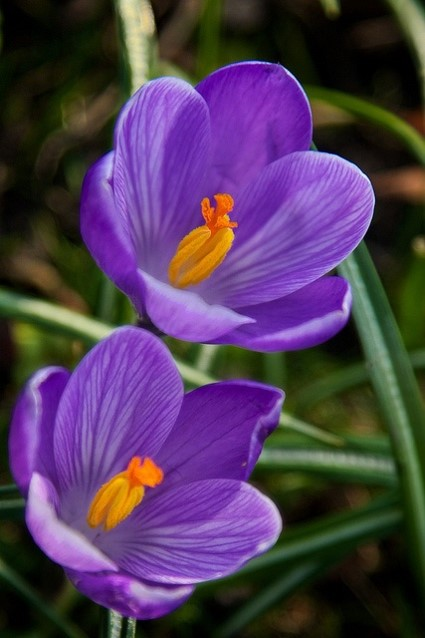
%> input picture images-common-in/bflower.jpg, 425 x 638 px
$ octave --eval "result = L0Smoothing(imread('../images-common-in/bflower.jpg'));"   (GNU Octave 9; MATLAB toolbox functions it lacks are replaced by stand-ins)
%> lines starting %> are read from the running program, lines starting %| are printed output that depends on the picture; in (x1, y1, x2, y2) boxes, pixels count from 0 and x2, y2 are one past the last pixel; in counts of white or black regions, pixels touching at a corner belong together; the program's own positions count from 1
%   Distribution code Version 1.0 -- 09/23/2011 by Jiaya Jia Copyright 2011, The Chinese University of Hong Kong.
%
%   The Code is created based on the method described in the following paper
%   [1] "Image Smoothing via L0 Gradient Minimization", Li Xu, Cewu Lu, Yi Xu, Jiaya Jia, ACM Transactions on Graphics,
%   (SIGGRAPH Asia 2011), 2011.
%
%   The code and the algorithm are for non-comercial use only.


function S = L0Smoothing(Im, lambda, kappa)
%L0Smooth - Image Smoothing via L0 Gradient Minimization
%   S = L0Smooth(Im, lambda, kappa) performs L0 graidient smoothing of input
%   image Im, with smoothness weight lambda and rate kappa.
%
%   Paras:
%   @Im    : Input UINT8 image, both grayscale and color images are acceptable.
%   @lambda: Smoothing parameter controlling the degree of smooth. (See [1])
%            Typically it is within the range [1e-3, 1e-1], 2e-2 by default.
%   @kappa : Parameter that controls the rate. (See [1])
%            Small kappa results in more iteratioins and with sharper edges.
%            We select kappa in (1, 2].
%            kappa = 2 is suggested for natural images.
%
%   Example
%   ==========
%   Im  = imread('pflower.jpg');
%   S  = L0Smooth(Im); % Default Parameters (lambda = 2e-2, kappa = 2)
%   figure, imshow(Im), figure, imshow(S);


if ~exist('kappa','var')
    kappa = 2.0;
end
if ~exist('lambda','var')
    lambda = 2e-2;
end
S = im2double(Im);
betamax = 1e5;
fx = [1, -1];
fy = [1; -1];
[N,M,D] = size(Im);
%> N = 638; M = 425; D = 3
sizeI2D = [N,M];
%> sizeI2D = [638 425]
otfFx = psf2otf(fx,sizeI2D);
otfFy = psf2otf(fy,sizeI2D);
Normin1 = fft2(S);
Denormin2 = abs(otfFx).^2 + abs(otfFy ).^2;
if D>1
    Denormin2 = repmat(Denormin2,[1,1,D]);
end
beta = 2*lambda;
while beta < betamax
    Denormin   = 1 + beta*Denormin2;
    % h-v subproblem
    h = [diff(S,1,2), S(:,1,:) - S(:,end,:)];
    v = [diff(S,1,1); S(1,:,:) - S(end,:,:)];
    if D==1
        t = (h.^2+v.^2)<lambda/beta;
    else
        t = sum((h.^2+v.^2),3)<lambda/beta;
        t = repmat(t,[1,1,D]);
    end
    h(t)=0; v(t)=0;
    % S subproblem
    Normin2 = [h(:,end,:) - h(:, 1,:), -diff(h,1,2)];
    Normin2 = Normin2 + [v(end,:,:) - v(1, :,:); -diff(v,1,1)];
    FS = (Normin1 + beta*fft2(Normin2))./Denormin;
    S = real(ifft2(FS));
    beta = beta*kappa;
    %fprintf('.');
end
%> this loop made 22 passes
%> pass 1, in L0Smoothing, `h = [diff(S,1,2), S(:,1,:) - S(:,end,:)];`:
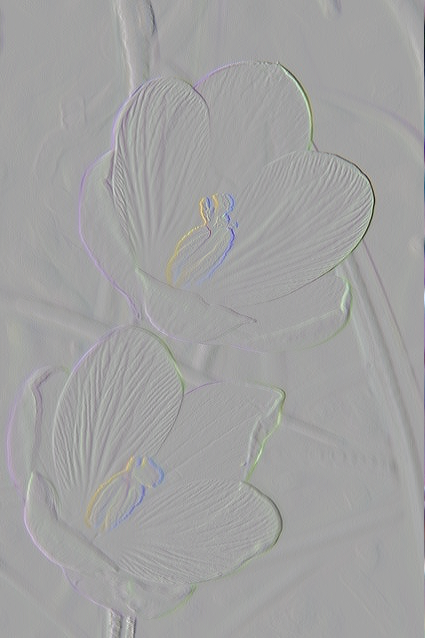
%> h: size 638x425x3 double; mean R, G, B 1.48e-21, 4.96e-21, -2.25e-21; drawn with min black and max white
%> pass 1, in L0Smoothing, `v = [diff(S,1,1); S(1,:,:) - S(end,:,:)];`:
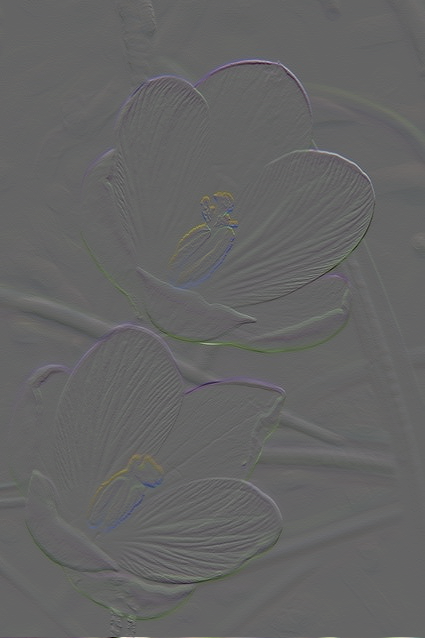
%> v: size 638x425x3 double; mean R, G, B -2.02e-17, -9.09e-18, 3.99e-17; drawn with min black and max white
%> pass 1, in L0Smoothing, `t = sum((h.^2+v.^2),3)<lambda/beta;`:
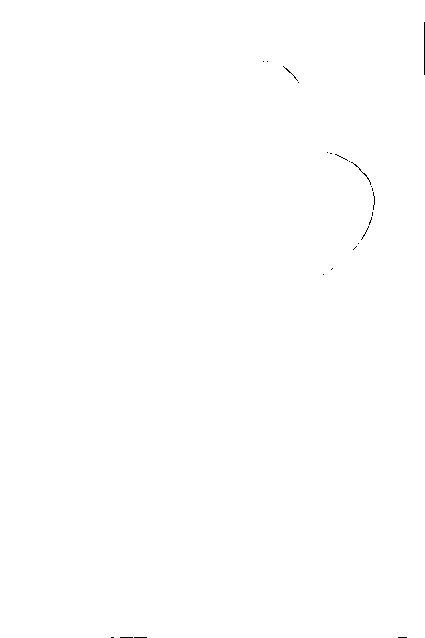
%> t: size 638x425 logical; 99.9% white; black in thin lines or dots, all inside (x1, y1, x2, y2) = (111, 22, 425, 638)
%> after the loop:
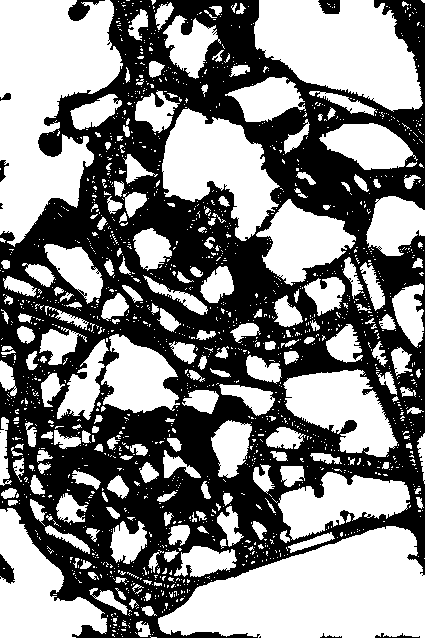
%> t: size 638x425x3 logical; 52.1% white; 11 black regions (3 under 20 px), largest, box (x1, y1, x2, y2) and area: (0, 0, 425, 638) 128814, (68, 0, 105, 21) 350, (0, 554, 15, 584) 260
%> after the loop, beta = 167772.2
%> `result = L0Smoothing(imread('../images-common-in/bflower.jpg'));`:
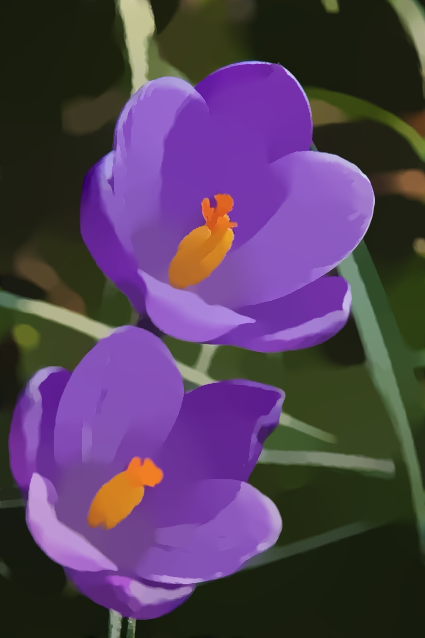
%> result: size 638x425x3 double; mean R, G, B 0.309, 0.229, 0.335; mean of the top-left, top-right, bottom-left and bottom-right quarters 0.274, 0.305, 0.367, 0.217; drawn with min black and max white
fprintf('\n');
end

$ run again, on images-common-in/flower.jpg
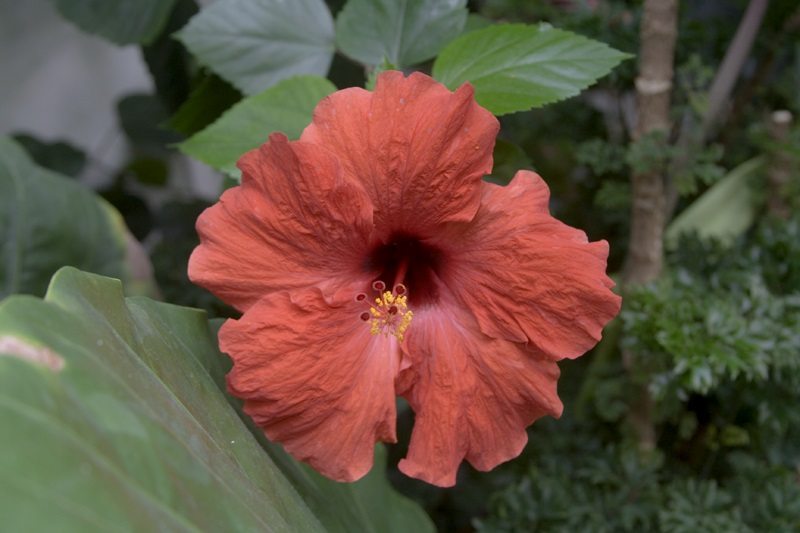
%> input picture images-common-in/flower.jpg, 800 x 533 px
%> after the loop in L0Smoothing, `while beta < betamax`:
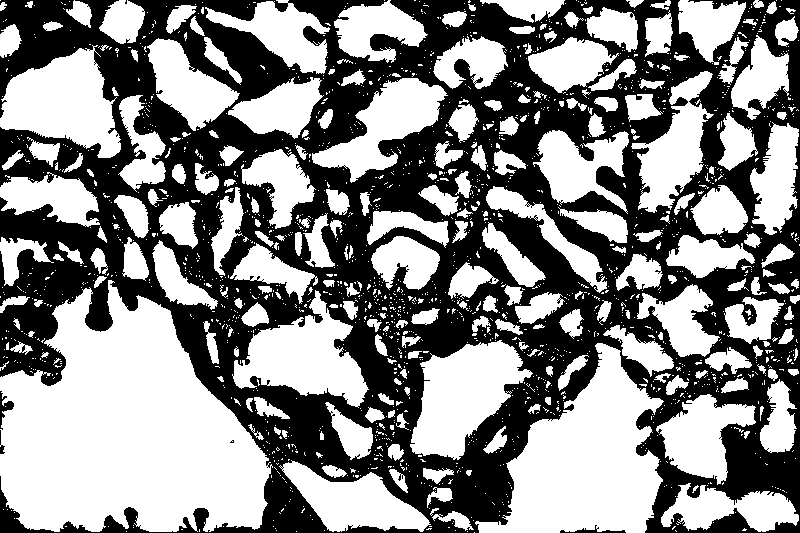
%> t: size 533x800x3 logical; 53.1% white; 6 black regions (2 under 20 px), largest, box (x1, y1, x2, y2) and area: (0, 0, 800, 533) 199457, (0, 391, 14, 430) 187, (560, 525, 626, 533) 162, (0, 430, 5, 454) 48
%> after the loop in L0Smoothing, `while beta < betamax`: beta = 167772.2
%> `result = L0Smoothing(imread('../images-common-in/bflower.jpg'));`:
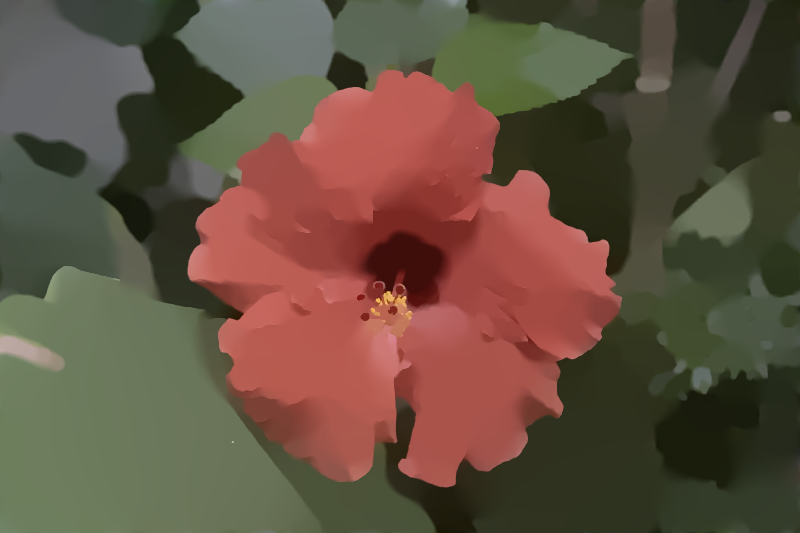
%> result: size 533x800x3 double; mean R, G, B 0.391, 0.317, 0.252; mean of the top-left, top-right, bottom-left and bottom-right quarters 0.345, 0.272, 0.407, 0.256
